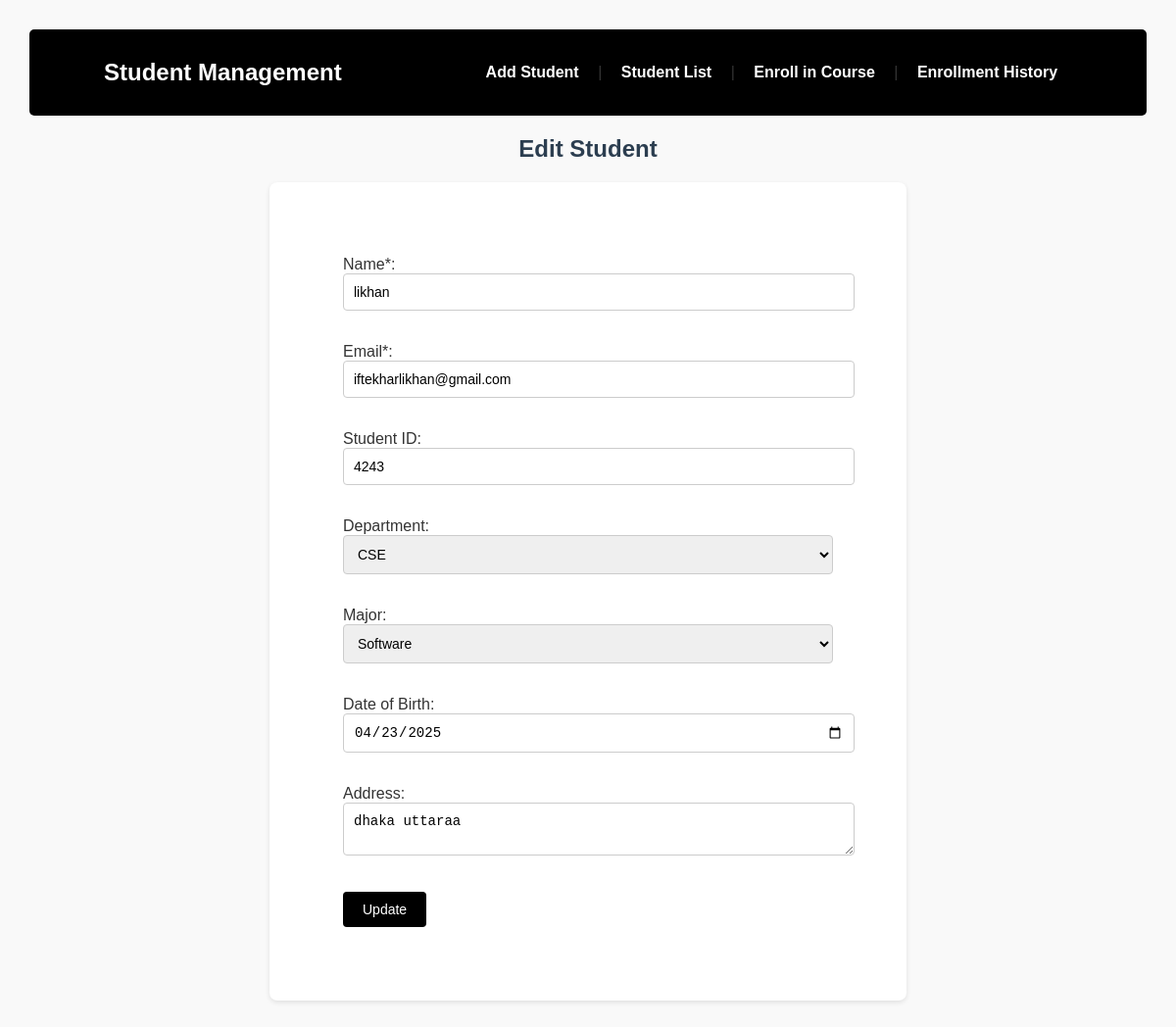
The page /edit_student.php?id=1 on the database its author committed.
### tables this page shows
CREATE TABLE `students` (
  `id` int(11) NOT NULL,
  `name` varchar(100) NOT NULL,
  `email` varchar(100) NOT NULL,
  `student_id` varchar(20) DEFAULT NULL,
  `department` varchar(50) DEFAULT NULL,
  `major` varchar(50) DEFAULT NULL,
  `dob` date DEFAULT NULL,
  `address` text DEFAULT NULL
);

### edit_student.php (the view, shortened to what this page needs)
<?php include 'db.php'; ?>
<!DOCTYPE html>
<html>
<head>
    <link rel="stylesheet" href="style.css">
</head>
<body>
<?php include 'navbar.php'; ?>
<h2>Edit Student</h2>
<?php
$id = $_GET['id'];
$result = $conn->query("SELECT * FROM students WHERE id=$id");
$data = $result->fetch_assoc();
?>
<form method="POST">
    Name*: <input type="text" name="name" value="<?= $data['name'] ?>" required><br><br>
    Email*: <input type="email" name="email" value="<?= $data['email'] ?>" required><br><br>
    Student ID: <input type="text" name="student_id" value="<?= $data['student_id'] ?>"><br><br>
    Department:
    <select name="department">
        <option <?= $data['department'] == 'CSE' ? 'selected' : '' ?>>CSE</option>
    </select><br><br>
    Major:
    <select name="major">
        <option <?= $data['major'] == 'Software' ? 'selected' : '' ?>>Software</option>
    </select><br><br>
    Date of Birth: <input type="date" name="dob" value="<?= $data['dob'] ?>"><br><br>
    Address: <textarea name="address"><?= $data['address'] ?></textarea><br><br>
    <button type="submit">Update</button>
</form>
</body>
</html>

### style.css (style rules this page uses)
body { font-family: Arial, sans-serif; margin: 30px; background-color: #f9f9f9; color: #333; }
h2 { color: #2c3e50; }
form { background-color: #fff; padding: 75px; border-radius: 8px; box-shadow: 0 2px 5px rgba(0,0,0,0.1); max-width: 500px; width: 90%; margin: 0 auto 30px auto; }
input[type="text"], input[type="email"], input[type="date"], select, textarea { width: 100%; padding: 10px; margin-bottom: 15px; border: 1px solid #ccc; border-radius: 4px; font-size: 14px; }
button { background-color: black; color: white; padding: 10px 20px; border: none; font-size: 14px; border-radius: 4px; cursor: pointer; }
h2, h3 { text-align: center; }

### rows shown on the page
students: name "likhan", email "iftekharlikhan@gmail.com", student_id "4243", department "CSE", major "Software", dob "04/23/2025", address "dhaka uttaraa"
